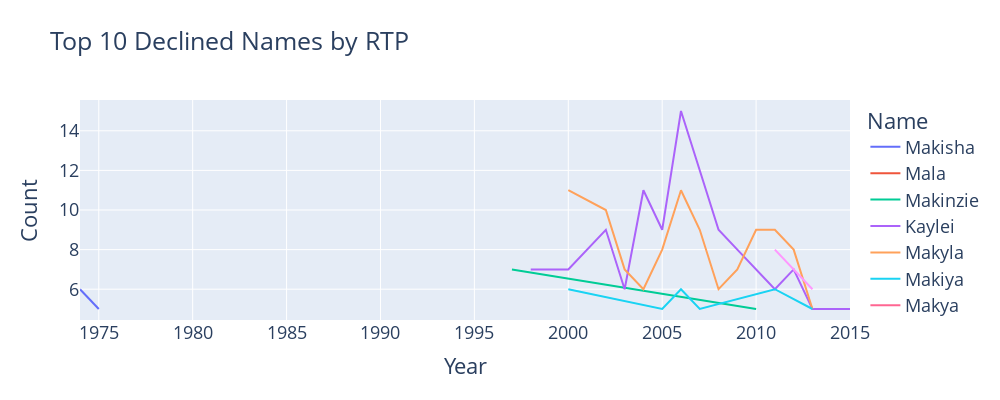

Notebook source saved alongside this figure:
### Code cell
# Dựa vào phần trên, hãy plot sự thay đổi của 10 tên suy giảm nhiều nhất
top_declined_names = rtp_all_names.nsmallest(10, 'RTP')['Name']
fig = px.line(f_babynames[f_babynames["Name"].isin(top_declined_names)], 
              x="Year", y="Count", color="Name", 
              title="Top 10 Declined Names by RTP")
fig.update_layout(font_size=18, autosize=False, width=1000, height=400)
fig.show()

### Figure 1 — Plotly figure (JSON) as saved in the notebook; plotly's stock layout.template omitted (floating-point values rounded to 4 significant figures)
{"data": [{"hovertemplate": "Name=Makisha<br>Year=%{x}<br>Count=%{y}<extra></extra>", "legendgroup": "Makisha", "line": {"color": "#636efa", "dash": "solid"}, "marker": {"symbol": "circle"}, "mode": "lines", "name": "Makisha", "orientation": "v", "showlegend": true, "type": "scatter", "x": [1974, 1975], "xaxis": "x", "y": [6, 5], "yaxis": "y"}, {"hovertemplate": "Name=Mala<br>Year=%{x}<br>Count=%{y}<extra></extra>", "legendgroup": "Mala", "line": {"color": "#EF553B", "dash": "solid"}, "marker": {"symbol": "circle"}, "mode": "lines", "name": "Mala", "orientation": "v", "showlegend": true, "type": "scatter", "x": [1985], "xaxis": "x", "y": [5], "yaxis": "y"}, {"hovertemplate": "Name=Makinzie<br>Year=%{x}<br>Count=%{y}<extra></extra>", "legendgroup": "Makinzie", "line": {"color": "#00cc96", "dash": "solid"}, "marker": {"symbol": "circle"}, "mode": "lines", "name": "Makinzie", "orientation": "v", "showlegend": true, "type": "scatter", "x": [1997, 2010], "xaxis": "x", "y": [7, 5], "yaxis": "y"}, {"hovertemplate": "Name=Kaylei<br>Year=%{x}<br>Count=%{y}<extra></extra>", "legendgroup": "Kaylei", "line": {"color": "#ab63fa", "dash": "solid"}, "marker": {"symbol": "circle"}, "mode": "lines", "name": "Kaylei", "orientation": "v", "showlegend": true, "type": "scatter", "x": [1998, 2000, 2002, 2003, 2004, 2005, 2006, 2007, 2008, 2009, 2011, 2012, 2013, 2015], "xaxis": "x", "y": [7, 7, 9, 6, 11, 9, 15, 12, 9, 8, 6, 7, 5, 5], "yaxis": "y"}, {"hovertemplate": "Name=Makyla<br>Year=%{x}<br>Count=%{y}<extra></extra>", "legendgroup": "Makyla", "line": {"color": "#FFA15A", "dash": "solid"}, "marker": {"symbol": "circle"}, "mode": "lines", "name": "Makyla", "orientation": "v", "showlegend": true, "type": "scatter", "x": [2000, 2002, 2003, 2004, 2005, 2006, 2007, 2008, 2009, 2010, 2011, 2012, 2013], "xaxis": "x", "y": [11, 10, 7, 6, 8, 11, 9, 6, 7, 9, 9, 8, 5], "yaxis": "y"}, {"hovertemplate": "Name=Makiya<br>Year=%{x}<br>Count=%{y}<extra></extra>", "legendgroup": "Makiya", "line": {"color": "#19d3f3", "dash": "solid"}, "marker": {"symbol": "circle"}, "mode": "lines", "name": "Makiya", "orientation": "v", "showlegend": true, "type": "scatter", "x": [2000, 2005, 2006, 2007, 2011, 2013], "xaxis": "x", "y": [6, 5, 6, 5, 6, 5], "yaxis": "y"}, {"hovertemplate": "Name=Makya<br>Year=%{x}<br>Count=%{y}<extra></extra>", "legendgroup": "Makya", "line": {"color": "#FF6692", "dash": "solid"}, "marker": {"symbol": "circle"}, "mode": "lines", "name": "Makya", "orientation": "v", "showlegend": true, "type": "scatter", "x": [2006], "xaxis": "x", "y": [6], "yaxis": "y"}, {"hovertemplate": "Name=Malaak<br>Year=%{x}<br>Count=%{y}<extra></extra>", "legendgroup": "Malaak", "line": {"color": "#B6E880", "dash": "solid"}, "marker": {"symbol": "circle"}, "mode": "lines", "name": "Malaak", "orientation": "v", "showlegend": true, "type": "scatter", "x": [2009], "xaxis": "x", "y": [5], "yaxis": "y"}, {"hovertemplate": "Name=Makinley<br>Year=%{x}<br>Count=%{y}<extra></extra>", "legendgroup": "Makinley", "line": {"color": "#FF97FF", "dash": "solid"}, "marker": {"symbol": "circle"}, "mode": "lines", "name": "Makinley", "orientation": "v", "showlegend": true, "type": "scatter", "x": [2011, 2013], "xaxis": "x", "y": [8, 6], "yaxis": "y"}, {"hovertemplate": "Name=Makynzie<br>Year=%{x}<br>Count=%{y}<extra></extra>", "legendgroup": "Makynzie", "line": {"color": "#FECB52", "dash": "solid"}, "marker": {"symbol": "circle"}, "mode": "lines", "name": "Makynzie", "orientation": "v", "showlegend": true, "type": "scatter", "x": [2015], "xaxis": "x", "y": [7], "yaxis": "y"}], "layout": {"autosize": false, "font": {"size": 18}, "height": 400, "legend": {"title": {"text": "Name"}, "tracegroupgap": 0}, "title": {"text": "Top 10 Declined Names by RTP"}, "width": 1000, "xaxis": {"anchor": "y", "domain": [0, 1], "title": {"text": "Year"}}, "yaxis": {"anchor": "x", "domain": [0, 1], "title": {"text": "Count"}}}}
